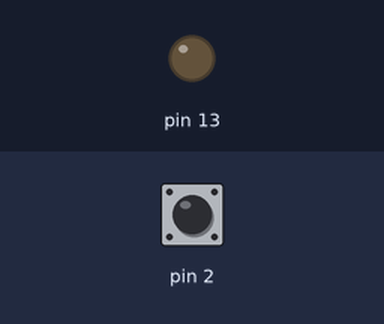
The sketch below on a simulated Arduino Uno, built with avr-gcc and run on an emulated ATmega328P. On the bench: output pins drawn as LEDs (lit = HIGH). Dashed ring = blinking. The test bench sets the inputs (shaded band); at power-on: pin 2 HIGH.

Above: at 1.2 s.
1.3 s: pin 2 pulled LOW for 3.2 s
At 2.1 s:
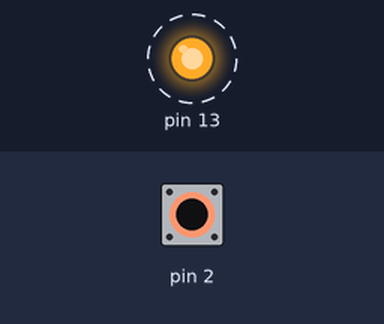
Timing chart, 0 to 5.8 s (numbered marks = the images above; inputs shaded):
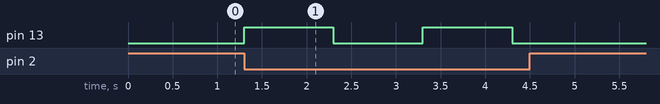

The sketch:

LEDBlink.ino.ino
```cpp
int Red=13;
int LEDBlink=1000; //낙타식 변수명 설정 good

void setup()
{
  pinMode(2, INPUT_PULLUP);
  pinMode(13, OUTPUT);
  //int LEDBlink=1000; // 위에서 이미 전역변수로 선언이됨. 여기서 LEDBlink는 setup 함수에서만 생존하는 지역 변수
}
void loop()
{
  int sw=digitalRead(2);
  if(!sw)
  {
    digitalWrite(13,HIGH);
    delay(LEDBlink); //
    digitalWrite(13,LOW);
    delay(LEDBlink);

    LEDBlink==LEDBlink-200;
   }
}
```

Measured:
- after the input at 1.3 s, pin 13: alternates HIGH for 1.0 s and LOW for 1.0 s, 4 changes in all, then stays LOW, starting at once
